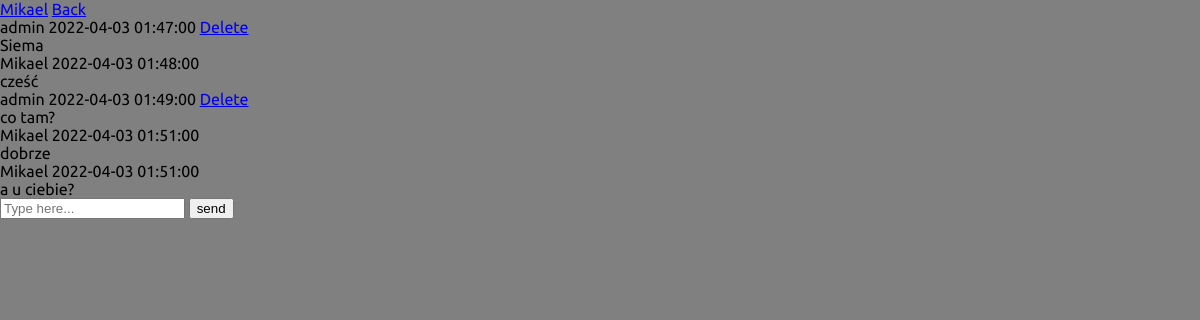
Page /DiscerdWWW/chat.php?chat=2 (signed in) on the committed database.
### tables this page shows
CREATE TABLE `account`
(
    `accountID` INT(11) PRIMARY KEY AUTO_INCREMENT,     
    `login` VARCHAR(30),
    `password` VARCHAR(100),
    `phone` INT(9),                                      
    `email` VARCHAR(30),                                 
    `nickname` VARCHAR(30),                              
    `aboutme` VARCHAR(150),                              
    `status` VARCHAR(30),                                
    `activity` INT(1) DEFAULT '1',                       
    `pfp` VARCHAR(30),                                   
    `banner` VARCHAR(30),                                
     
    `permission_lever` INT(2) DEFAULT '0'                
);

CREATE TABLE `message`
(
    `messageID` INT(11) PRIMARY KEY AUTO_INCREMENT,
    `senderID` INT(11),                    FOREIGN KEY (`senderID`) REFERENCES `account`(`accountID`),                               
    `recipientID` INT(11) DEFAULT NULL,    FOREIGN KEY (`recipientID`) REFERENCES `account`(`accountID`),                            
    `groupID` INT(11) DEFAULT NULL,        FOREIGN KEY (`groupID`) REFERENCES `group`(`groupID`),                                    
    `channelID` INT(11) DEFAULT NULL,      FOREIGN KEY (`channelID`) REFERENCES `channel`(`channelID`),                              
    `message_date` DATETIME,
    `content` VARCHAR(512)
);

### DiscerdWWW/chat.php (the view, shortened to what this page needs)
<?php
    if(!isset(($_GET['chat'])) || ($_GET['chat']=="")) {
        header('Location: index.php');
        exit();
    }
    else {
        $id = $_GET['chat'];
        $accountID = $_SESSION['account_accountID'];
    }
    require_once "connect.php";
    try {
        $connect = @new mysqli($host, $user, $pass, $database);
        if($result=$connect->query(sprintf("SELECT account.`nickname`, account.`status`, account.`activity`, account.`pfp`, account.`banner` FROM account WHERE accountID='$id'"))) {
            $how_many=$result->num_rows;
            if($how_many>0) {
                $row=$result->fetch_assoc();
                $nick=$row['nickname'];
            }
            else {
                header('Location: index.php');
                exit();
            }
        }
        else {
            throw new Exception($connect->error);
        }
    }
    catch(Exception $e) {
        echo "<i>Error:</i>";
        echo "<div class='error'><b>Dev info:</b> ".$e."</div>";
        $connect->close();
    }
?>
<!DOCTYPE html>
<html lang="en">
<head>
    <link rel="stylesheet" href="styles/style.css">
    <link rel="stylesheet" href="styles/chat.css">
</head>
<body>
    <div class="header">
        <?php
            echo "<a href='profile.php?id=$id'>".$nick."</a>";
        ?>
        <a href="discerd.php">Back</a>
    </div>
    <div class="content">
        <?php
        try {
            if($result=$connect->query(sprintf("SELECT `message`.`messageID`, `account`.`nickname`, `message`.`message_date`, `message`.`senderID`, `message`.`recipientID`, `message`.`content` FROM `message`
            JOIN account ON account.accountID=message.senderID
            WHERE (`message`.senderID='$accountID' AND `message`.recipientID='$id') OR (`message`.senderID='$id' AND `message`.recipientID='$accountID')
            ORDER BY `messageID` ASC"))) {
                while($row=$result->fetch_assoc()) {
                    echo "<div class='message'>";
                    echo $row['nickname']." ".$row['message_date'];
                    if($accountID==$row['senderID']) {
                        echo" <a target='_blank' href='deletemessage.php?id=".$row['messageID']."'>Delete</a>";
                    }
                    echo "<br>".$row['content'];
                    echo "</div>";
                }
            }
            else {
                throw new Exception($connect->error);
            }
        }
        catch(Exception $e) {
            echo "<i>Error:</i>";
            echo "<div class='error'><b>Dev info:</b> ".$e."</div>";
            $connect->close();
        }
        ?>
        <form action="" method="post">
            <input type="text" name="content" placeholder="Type here..." onfocus="this.placeholder=''"
                onblur="this.placeholder='Type here...'">
            <input type="submit" value="send" name="submit">
        </form>
    </div>
</body>
</html>

### DiscerdWWW/styles/style.css (style rules this page uses)
body { font-family: 'Ubuntu', sans-serif; margin: 0 !important; background-color: gray; }

### rows in the picture
account: nickname "Mikael"
message: senderID.nickname "admin", message_date "2022-04-03 01:47:00", content "Siema"
message: senderID.nickname "Mikael", message_date "2022-04-03 01:48:00", content "cześć"
message: senderID.nickname "admin", message_date "2022-04-03 01:49:00", content "co tam?"
message: senderID.nickname "Mikael", message_date "2022-04-03 01:51:00", content "dobrze"
message: senderID.nickname "Mikael", message_date "2022-04-03 01:51:00", content "a u ciebie?"
